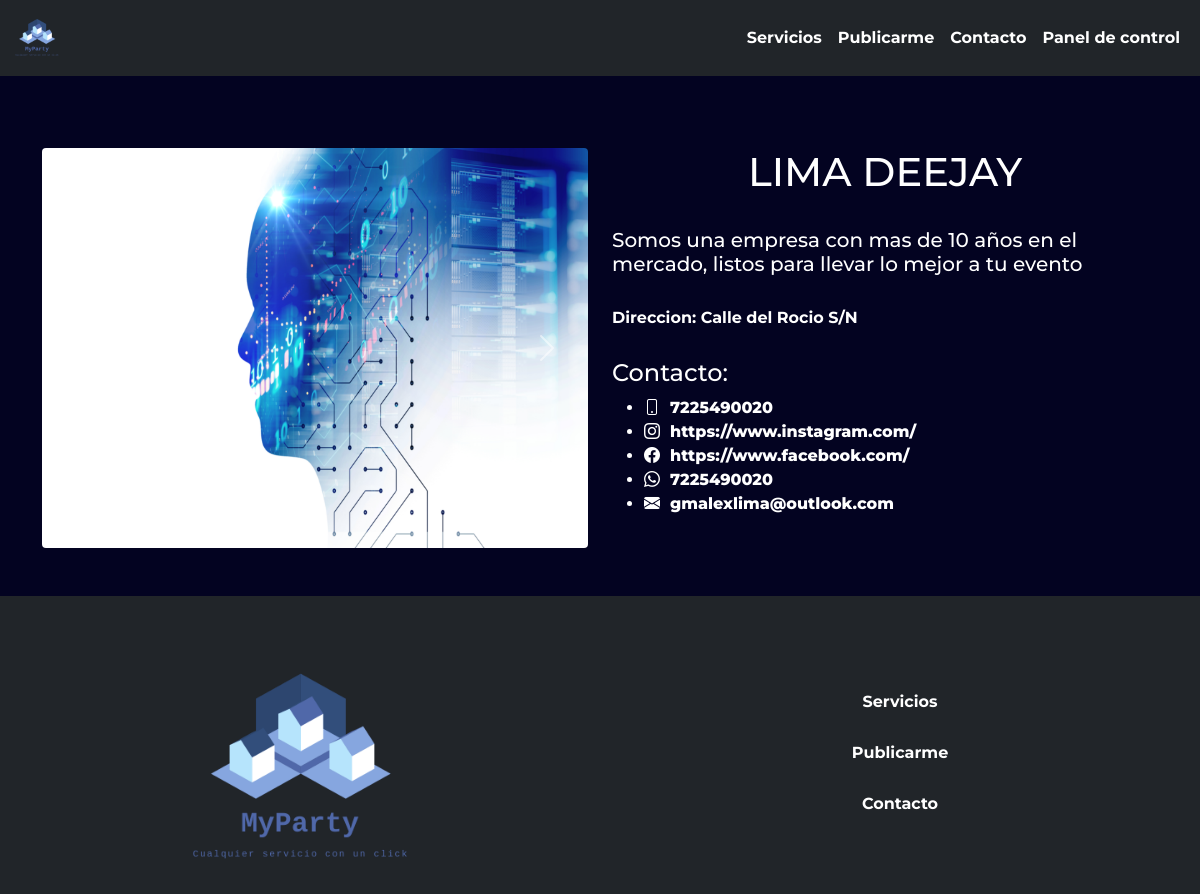
Screenshot of /pag/muestraNegocio.php?IdNegocio=8 with the database file from the repository.
### tables this page shows
CREATE TABLE `tblimagennegocio` (
  `IdImagenNegocio` int(11) NOT NULL,
  `IdNegocio` int(11) NOT NULL,
  `Ruta` varchar(255) NOT NULL
);

CREATE TABLE `tblnegocios` (
  `IdNegocio` int(11) NOT NULL,
  `IdCategoria` int(11) NOT NULL,
  `IdServicio` int(11) NOT NULL,
  `IdEstatus` int(11) NOT NULL,
  `Nombre` varchar(255) NOT NULL,
  `Descripcion` varchar(255) NOT NULL,
  `Direccion` varchar(255) NOT NULL,
  `Telefono` bigint(20) NOT NULL,
  `Whatsapp` bigint(20) NOT NULL,
  `Facebook` varchar(255) NOT NULL,
  `Instagram` varchar(255) NOT NULL,
  `Correo` varchar(255) NOT NULL,
  `fecha` date DEFAULT NULL
);

### pag/muestraNegocio.php (the view, shortened to what this page needs)
<?php
    include('conexion.php');
    $IdNegocio = "";
    if(isset($_POST["IdNegocio"])){
        $IdNegocio = trim($_POST["IdNegocio"]);
        if ($IdNegocio == ""){
            if(isset($_GET["IdNegocio"])){
                $IdNegocio = $_GET["IdNegocio"];
                if ($IdNegocio == ""){
                    $IdNegocio = "";
                }
            }
        }
    }
    else{
        if ($IdNegocio == ""){
            $IdNegocio = "";
        }
        if(isset($_GET["IdNegocio"])){
            $IdNegocio = $_GET["IdNegocio"];
        }
    }
?>
<!DOCTYPE html>
<html lang="en">
<head>
    <link href="./bootstrap-icons/bootstrap-icons.css" rel="stylesheet">
    <link href="https://cdn.jsdelivr.net/npm/bootstrap@5.0.1/dist/css/bootstrap.min.css" rel="stylesheet">
    <link rel="stylesheet" href="../css/style.css">
    <link rel="stylesheet" href="https://cdnjs.cloudflare.com/ajax/libs/font-awesome/4.7.0/css/font-awesome.min.css">
    <link rel="stylesheet" href="../bootstrap-icons/bootstrap-icons.css">
</head>
<body >
    <nav class="navbar navbar-expand-sm navbar-light bg-dark sticky-top nav-text">
        <div class="container-fluid">
            <a class="navbar-brand" href="../index.php"><img src="../img/logo_transparent.png" width="50" height="50"></a>
            <div class="collapse navbar-collapse" id="navbarText">
            <ul class="nav navbar-nav navbar-right">
                <li class="nav-item">
                    <a class="nav-link" style="color: white;" href="./servicios.php">Servicios</a>
                </li>
                <li class="nav-item">
                    <a class="nav-link" style="color: white;" href="./publicarme.php">Publicarme</a>
                </li>
                <li class="nav-item">
                    <a class="nav-link" style="color: white;" href="./contacto.php">Contacto</a>
                </li>
                <li class="nav-item">
                    <a class="nav-link" style="color: white;" href="inicioAdmin.php">Panel de control</a>
                </li>
            </ul>
            </div>
        </div>
    </nav>
    <br><br><br>
    <?php
        if($IdNegocio == ""){
            ?>
                <div class="container">
                    <div class='text-center'>
                        <h1>Selecciona un servicio primero</h1>
                    </div>
                </div>
            <?php
        }else{
            ?>
            <div class="container">
                <div class="row">
                    <div class="col-md">
                        <div id="c2" class="carousel slide" data-bs-ride="carousel">
                            <div class="carousel-inner">
                                <?php
                                    $j=1;
                                    $IdServicio = "";
                                    $nombre = "";
                                    $query = "select nombre, IdServicio from tblnegocios where IdNegocio = '".$IdNegocio."'";
                                    $result = mysqli_query($conn,$query);
                                    while ($row = mysqli_fetch_row($result)){
                                        $nombre = $row[0];
                                        $IdServicio = $row[1];
                                    }
                                    $query = "select Ruta from tblimagennegocio where IdNegocio = '".$IdNegocio."' order by IdImagenNegocio";
                                    $result = mysqli_query($conn,$query);
                                    while ($row = mysqli_fetch_row($result)){
                                        if($j==1){
                                            echo "<div class='carousel-item active'>";
                                        }else{
                                            echo "<div class='carousel-item'>";
                                        }
                                        echo "<img class='galleryImg img-fluid rounded' style ='width:800px; height: 400px;' src='../img/negocios/".$IdServicio."/".$IdNegocio."-".$nombre."/".$row[0]."'>";
                                        echo "</div>";
                                        $j++;
                                    }
                                ?>
                            </div>
                            <button class="carousel-control-prev" type="button" data-bs-target="#c2" data-bs-slide="prev">
                            <span class="carousel-control-prev-icon" aria-hidden="true"></span>
                            </button>
                            <button class="carousel-control-next" type="button" data-bs-target="#c2" data-bs-slide="next">
                            <span class="carousel-control-next-icon" aria-hidden="true"></span>
                            </button>
                        </div>
                    </div>
                    <div class="col-md">
                        <?php
                            $query = "select Descripcion, Direccion, Telefono, Whatsapp, Facebook, Instagram, Correo from tblnegocios where IdNegocio = '".$IdNegocio."'";
                            $result = mysqli_query($conn, $query);
                            $descripcion="";
                            $direccion="";
                            $telefono="";
                            $whatsapp="";
                            $facebook="";
                            $instagram="";
                            $correo="";
                            while ($row = mysqli_fetch_row($result)) {
                                $descripcion=$row[0];
                                $direccion=$row[1];
                                $telefono=$row[2];
                                $whatsapp=$row[3];
                                $facebook=$row[4];
                                $instagram=$row[5];
                                $correo=$row[6];
                            }
                            ?>
                            <div class="text-center">
                                <?php
                                    echo "<h1 style='text-weight: 200px;'>".$nombre."</h1>";
                                ?>
                                <br>
                            </div>
                            <?php
                            echo "<h5>".$descripcion."</h5>";
                            echo "<br>";
                            echo "<h6>Direccion: ".$direccion."</h6>";
                            echo "<br>";
                            echo "<h4>Contacto:</h4>";
                            echo "<ul>";
                            echo "<li>";
                            echo "<a href='tel:+521".$telefono."' class='bi bi-phone' style='display:inline-block'></a><span style='margin-left:10px'><p style='display:inline'>".$telefono."</p></span>";
                            echo "</li>";
                            echo "<li>";
                            echo "<a href='".$instagram."' class='bi bi-instagram' style='display:inline-block'></a><span style='margin-left:10px'><p style='display:inline'>".$instagram."</p></span>";
                            echo "</li>";
                            echo "<li>";
                            echo "<a href='".$facebook."' class='bi bi-facebook'style='display:inline-block'></a><span style='margin-left:10px'><p style='display:inline'>".$facebook."</p></span>";
                            echo "</li>";
                            echo "<li>";
                            echo "<a href='https://api.whatsapp.com/send?phone=52".$whatsapp."' class='bi bi-whatsapp'style='display:inline-block'></a><span style='margin-left:10px'><p style='display:inline'>".$whatsapp."</p></span>";
                            echo "</li>";
                            echo "<li>";
                            echo "<a href='mailto:".$correo."' class='bi bi-envelope-fill'style='display:inline-block'></a><span style='margin-left:10px'><p style='display:inline'>".$correo."</p></span>";
                            echo "</li>";
                            echo "</ul>";
                        ?>
                    </div>
                </div>
            </div>
            <?php
        }
    ?>
    <br><br>
    <footer>
        <div class="container-fluid bg-dark">
            <div class="row text-center d-flex justify-content-center">
                <div class="col-md mt-5">
                    <a href="/index.html">
                        <img src="../img/logo_transparent.png" width="250">
                    </a>
                </div>
                <div class="col-md mt-5 text-white">
                    <br><br>
                    <a href="#" class="text-white text-decoration-none"><h6>Servicios</h6></a><br>
                    <a href="#" class="text-white text-decoration-none"><h6>Publicarme</h6></a><br>
                    <a href="#" class="text-white text-decoration-none"><h6>Contacto</h6></a><br>
                </div>
            </div>
        </div>
    </footer>
</body>
</html>

### css/style.css (style rules this page uses)
html, body { height: 100%; font-weight: 800; }
body { background: #030321; font-family: 'Montserrat'; }
a, h6 { font-family: 'Montserrat'; font-weight: bold; }
h1,h2,h3,h4,h5,h6,a,p, label, ul, li { color: white; }
footer { background-color: black; background-repeat: no-repeat; background-position: center center; background-size: cover; }

### rows the page displays
tblimagennegocio: IdNegocio+Ruta (picture)
tblnegocios: Nombre "LIMA DEEJAY", Descripcion "Somos una empresa con mas de 10 años en el mercado, listos para llevar lo mejor a tu evento", Direccion "Calle del Rocio S/N", Telefono "7225490020", Instagram "https://www.instagram.com/", Facebook "https://www.facebook.com/", Whatsapp "7225490020", Correo "gmalexlima@outlook.com"
